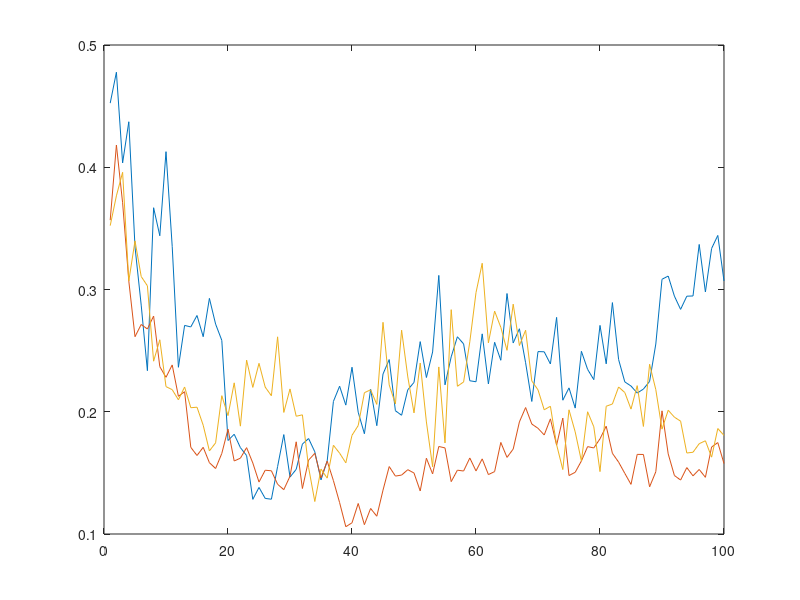
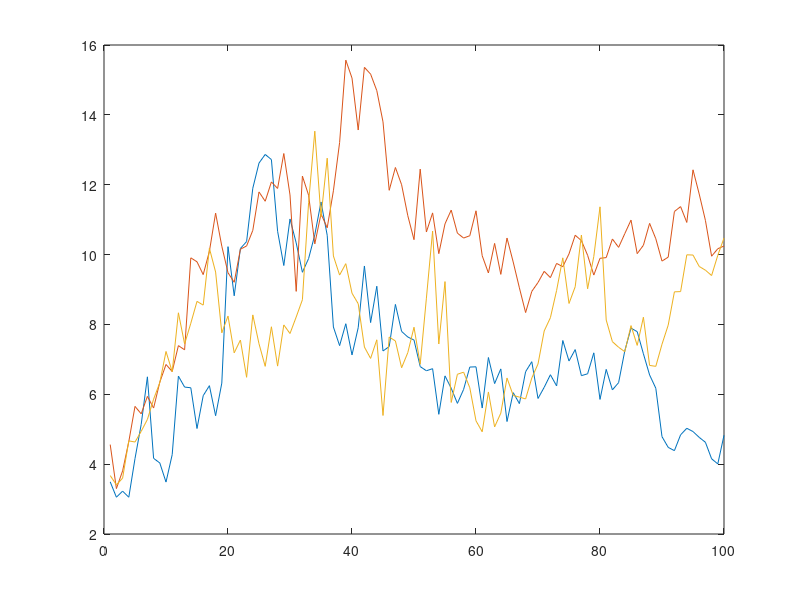
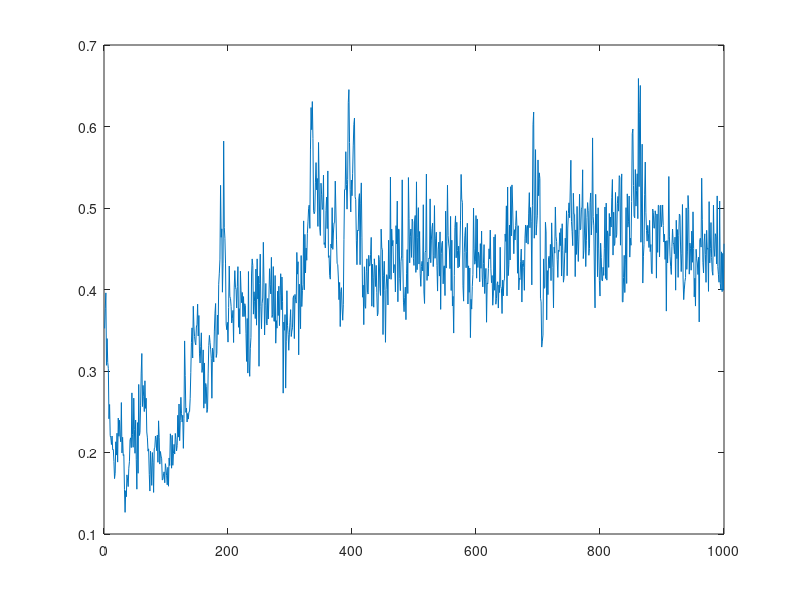
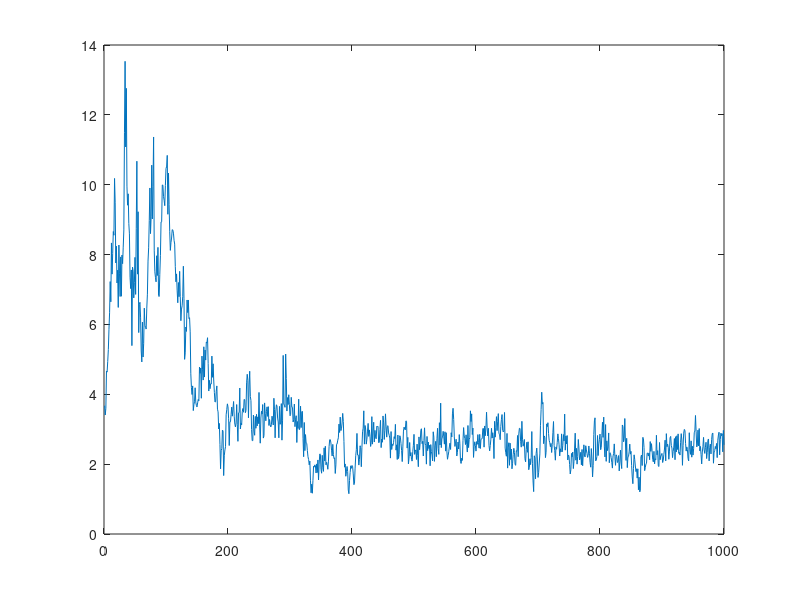

Write the MATLAB code that produced these figures, in order.
clear all
close all
load("question_6.mat")


figure(1)
plot(generation_100,Prey_100_Me_1)
hold
plot(generation_100,Prey_100_Me_2)
plot(generation_100,Prey_1000_Me(1:100))


figure(2)
plot(generation_100,Predator_100_Me_1)
hold
plot(generation_100,Predator_100_Me_2)
plot(generation_100,Predator_1000_Me(1:100))

figure(3)
plot(generation_1000,Prey_1000_Me)

figure(4)
plot(generation_1000,Predator_1000_Me)
